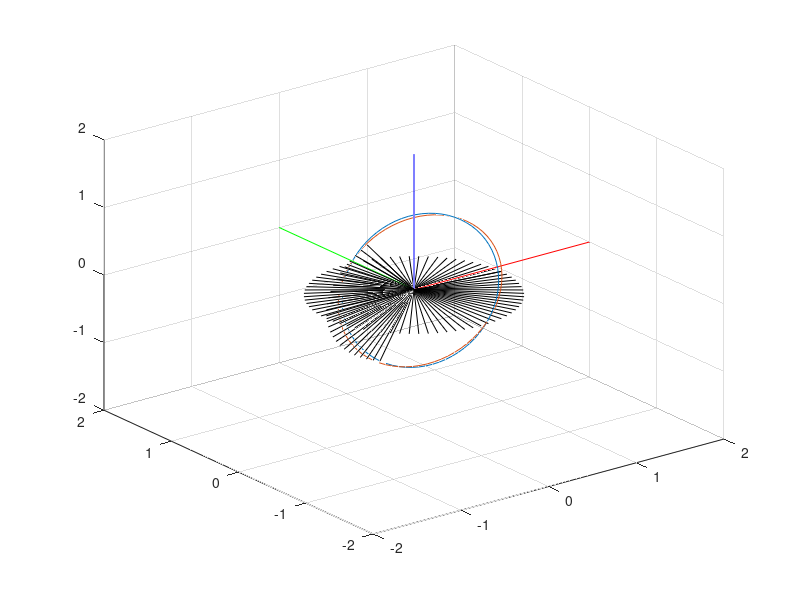

Source code (MATLAB):
% % 
% % tilt = -28.6;
% % cx = 1024;
% % cy = 1024;
% % 
% %  Rx =    [1,     0,               0;...
% %          0,      cosd(tilt),    -sind(tilt);...
% %          0,      sind(tilt),    cosd(tilt)];
% %         
% %     
% % testImage = ReadInGE('C:\Users\Andy Petersen\Documents\MATLAB\Xray\2013_12_NiTi1Hf\Sample6_5_00006.tiff');
% % 
% % figure
% % imagesc(testImage,[0,max(max(testImage))]);
% % 
% % %tilt only
% % 
% % 
% % 
% % % imVectors = zeros(2048*2048,3);
% % % c=tand(90+tilt);
% % % 
% % % figure
% % % % quiver3(0,0,0,0,0,0);
% % % % hold on;
% % % for(i=1:2048)
% % %     for(j=1:2048)
% % %         imVectors((i-1)*2048 + j,:) = [j-1024,-i+1024,(-i+1024)/c];       
% % % %         quiver3(0,0,0,imVectors(i-1+1024));
% % %     end
% % % end
% % % 
% % % xx=reshape(imVectors,2048,2048,3);
% % % figure
% % % mesh(xx(:,:,3));
% % % 
% % % imVectors2 = (Rx*imVectors')';
% % % xx2=reshape(imVectors2,2048,2048,3);
% % % figure
% % % mesh(xx2(:,:,3));
% % newIm = zeros(4096,4096);
% % c=sind(90+tilt);
% % for(i=1:size(testImage,2))
% %     for(j=1:size(testImage,1))
% %         ny = (cy-j)/c;        
% %         npy = -(ny-1024);
% %         im
% %         newIm(ceil(npy),i) = testImage(j,i); %note 1024 in here is padding
% %     end
% % end
% % 
% % figure
% % imagesc(newIm,[0,max(max(newIm))]);
% % 
% % disp('done')

th = 4.7032;
eta = 0:360/72:360-360/72;
ome = -62.5:5:62.5;

try
    close(h)
end

h = figure;

origin = [0,0,0];
x = [5,0,0];
y = [0,5,0];
z = [0,0,5];

pl = plot3([origin(1),x(1)],[origin(2),x(2)],[origin(3),x(3)],'r');
xlim([-2,2]);
ylim([-2,2]);
zlim([-2,2]);
grid on
hold on
plot3([origin(1),y(1)],[origin(2),y(2)],[origin(3),y(3)],'g');
plot3([origin(1),z(1)],[origin(2),z(2)],[origin(3),z(3)],'b');


eta = eta + 180;

q0  = [1 0 0]';

%y-axis rotation
R_th    = [ ...
    cosd(th) 0 sind(th); ...
    0 1 0; ...
    -sind(th) 0 cosd(th); ...
    ];
q0  = R_th*q0;

plot3([origin(1),q0(1)],[origin(2),q0(2)],[origin(3),q0(3)],'k');

n_ome   = length(ome);
n_eta   = length(eta);

q_eta   = zeros(3,n_eta);
for i = 1:1:n_eta
    %z-axis rotation
    R_eta   = [ ...
        cosd(eta(i)) -sind(eta(i)) 0; ...
        sind(eta(i)) cosd(eta(i)) 0; ...
        0 0 1; ...
        ]';
    temp = R_eta*q0;
    q_eta(:,i)  = temp;
    plot3([origin(1),temp(1)],[origin(2),temp(2)],[origin(3),temp(3)],'k');
end

q_pf    = zeros(3,n_eta * n_ome);
for i = 1:1:n_ome
    %y-axis rotation
    R_ome   = [ ...
        cosd(ome(i)) 0 sind(ome(i)); ...
        0 1 0; ...
        -sind(ome(i)) 0 cosd(ome(i)); ...
        ];
    temp = R_ome*q_eta;
    q_ome	= temp;
    
    if(i==1)
        assignin('base','set1',temp);
    end
    if(i==2)
        assignin('base','set2',temp);
    end
    plot3([origin(1),temp(1)],[origin(2),temp(2)],[origin(3),temp(3)],'k');
    
    ini = 1 + n_eta * (i - 1);
    fin = n_eta * i;
    q_pf(:,ini:fin)  = q_ome;
end

plot3(set1(1,:),set1(2,:),set1(3,:))
plot3(set2(1,:),set2(2,:),set2(3,:))